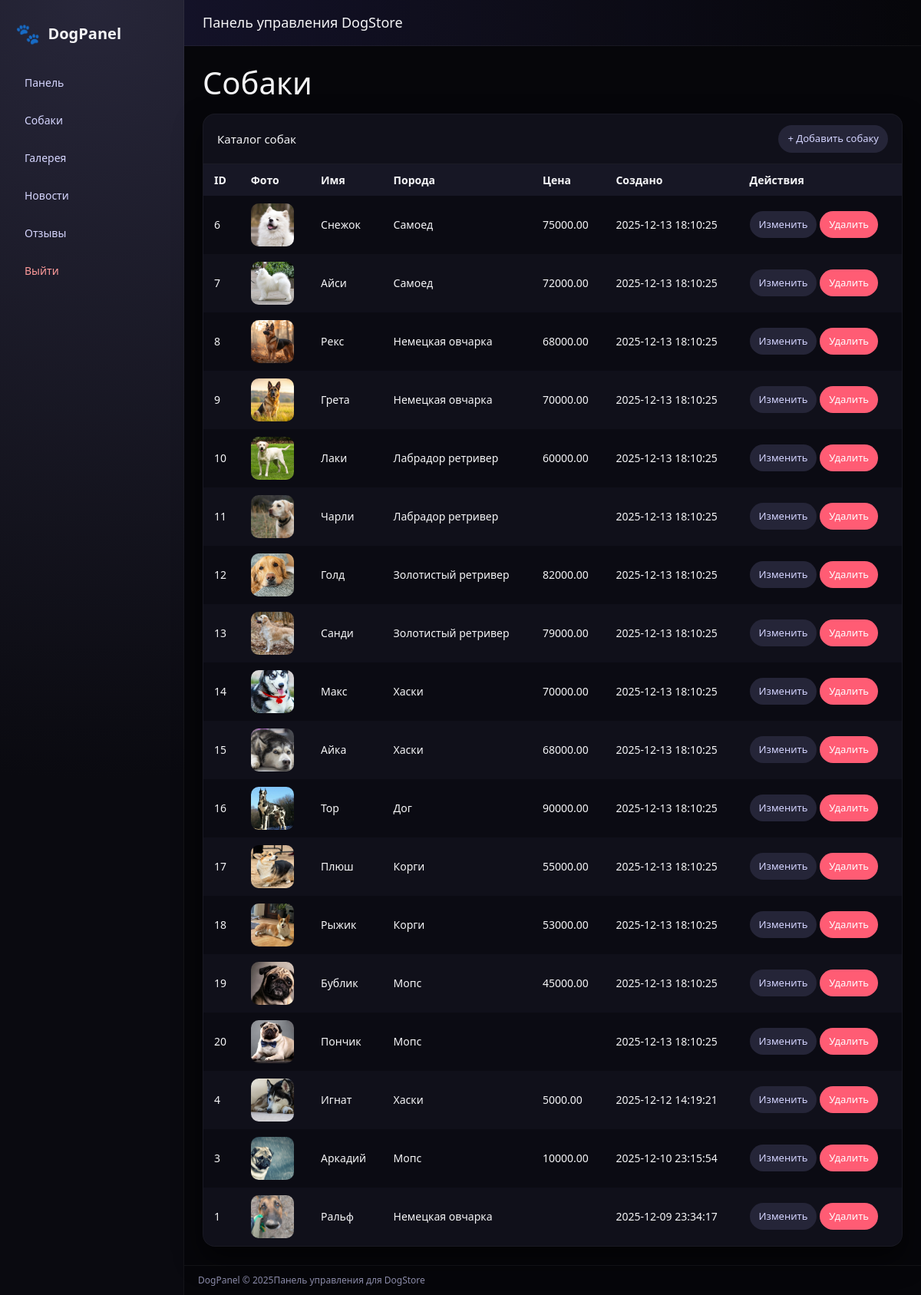
/dogpanel/dogs.php (signed in), run on the app's committed database.
### tables this page shows
CREATE TABLE `dogs` (
  `id` int(11) NOT NULL,
  `name` varchar(100) NOT NULL,
  `breed_id` int(11) DEFAULT NULL,
  `age` int(11) DEFAULT NULL,
  `price` decimal(10,2) DEFAULT NULL,
  `description` text,
  `main_photo` varchar(255) DEFAULT NULL,
  `created_at` datetime DEFAULT CURRENT_TIMESTAMP
);

CREATE TABLE `breeds` (
  `id` int(11) NOT NULL,
  `name` varchar(100) NOT NULL,
  `slug` varchar(80) DEFAULT NULL,
  `image_url` varchar(255) DEFAULT NULL,
  `short_desc` varchar(255) DEFAULT NULL,
  `content_html` mediumtext
);

### dogpanel/config.php (called while the page is built, shortened)
<?php
function h($str) {
    return htmlspecialchars($str, ENT_QUOTES | ENT_SUBSTITUTE, 'UTF-8');
}

### dogpanel/dogs.php (the view, shortened to what this page needs)
<?php
require_once __DIR__ . '\config.php';
$stmt = $pdo->query("SELECT d.*, b.name AS breed_name
                     FROM dogs d
                     LEFT JOIN breeds b ON d.breed_id = b.id
                     ORDER BY d.created_at DESC");
$dogs = $stmt->fetchAll();
include __DIR__ . '/header.php';
?>
<h1 style="margin-bottom:16px;">Собаки</h1>
<div class="table-wrapper">
    <div class="table-wrapper-heading">
        <div class="table-wrapper-title">Каталог собак</div>
        <div class="table-actions">
            <a href="dogs_add.php" class="btn btn-secondary">+ Добавить собаку</a>
        </div>
    </div>
    <table>
        <thead>
            <tr>
                <th>ID</th>
                <th>Фото</th>
                <th>Имя</th>
                <th>Порода</th>
                <th>Цена</th>
                <th>Создано</th>
                <th>Действия</th>
            </tr>
        </thead>
        <tbody>
        <?php if (!$dogs): ?>
            <tr><td colspan="7">Пока нет собак в каталоге.</td></tr>
        <?php else: ?>
            <?php foreach ($dogs as $d): ?>
                <tr>
                    <td><?php echo (int)$d['id']; ?></td>
                    <td>
                        <?php if (!empty($d['main_photo'])): ?>
                            <img src="uploads/dogs/<?php echo h($d['main_photo']); ?>" alt="" style="width:56px;height:56px;object-fit:cover;border-radius:10px;">
                        <?php else: ?>
                            —
                        <?php endif; ?>
                    </td>
                    <td><?php echo h($d['name']); ?></td>
                    <td><?php echo h($d['breed_name'] ?? '—'); ?></td>
                    <td><?php echo h($d['price']); ?></td>
                    <td><?php echo h($d['created_at']); ?></td>
                    <td>
                        <a class="btn btn-secondary" href="dogs_edit.php?id=<?php echo (int)$d['id']; ?>">Изменить</a>
                        <a class="btn btn-danger" href="dogs_delete.php?id=<?php echo (int)$d['id']; ?>" onclick="return confirm('Удалить эту собаку?');">Удалить</a>
                    </td>
                </tr>
            <?php endforeach; ?>
        <?php endif; ?>
        </tbody>
    </table>
</div>
<?php include __DIR__ . '/footer.php'; ?>

### dogpanel/header.php (shortened to what this page needs)
<?php
require_once __DIR__ . '/config.php';
?>
<!DOCTYPE html>
<html lang="ru">
<head>
<link href="https://cdn.jsdelivr.net/npm/bootstrap@5.3.3/dist/css/bootstrap.min.css" rel="stylesheet">
    <link rel="stylesheet" href="assets/style.css">
</head>
<body>
<div class="layout">
    <aside class="sidebar">
        <div class="logo">
            <span class="logo-icon">🐾</span>
            <span class="logo-text">DogPanel</span>
        </div>
        <?php if (!empty($_SESSION['user_id'])): ?>
        <nav class="nav">
            <a href="dashboard.php" class="nav-item">Панель</a>
            <a href="dogs.php" class="nav-item">Собаки</a>
	<a href="gallery.php" class="nav-item">Галерея</a>
            <a href="news.php" class="nav-item">Новости</a>
            <a href="reviews.php" class="nav-item">Отзывы</a>
            <a href="logout.php" class="nav-item nav-item--danger">Выйти</a>
        </nav>
        <?php endif; ?>
    </aside>
    <main class="main">
        <header class="topbar">
            <div class="topbar-title">Панель управления DogStore</div>
        </header>
        <section class="content">

### dogpanel/footer.php
        </section>
        <footer class="footer">
            <span>DogPanel &copy; <?php echo date('Y'); ?>Панель управления для DogStore</span>
        </footer>
    </main>
</div>
</body>
</html>

### dogpanel/assets/style.css (style rules this page uses)
* { box-sizing: border-box; margin: 0; padding: 0; }
body { font-family: system-ui, -apple-system, BlinkMacSystemFont, "Segoe UI", sans-serif; background: #06060a; color: #f5f5f7; }
a { color: inherit; text-decoration: none; }
.layout { display: flex; min-height: 100vh; }
.sidebar { width: 240px; background: radial-gradient(circle at top, #272639 0, #0a0a10 60%); padding: 24px 20px; border-right: 1px solid rgba(255,255,255,0.04); display: flex; flex-direction: column; gap: 24px; }
.logo { display: flex; align-items: center; gap: 10px; font-weight: 600; font-size: 20px; }
.logo-icon { font-size: 26px; }
.nav { display: flex; flex-direction: column; gap: 8px; }
.nav-item { padding: 10px 12px; border-radius: 10px; font-size: 14px; color: #d6d6ff; background: transparent; transition: background 0.15s ease, transform 0.1s ease; }
.nav-item--danger { color: #ff9b9b; }
.main { flex: 1; display: flex; flex-direction: column; }
.topbar { padding: 16px 24px; border-bottom: 1px solid rgba(255,255,255,0.05); background: linear-gradient(to right, rgba(120, 108, 255, 0.12), transparent); }
.topbar-title { font-size: 18px; font-weight: 500; }
.content { padding: 24px; flex: 1; }
.table-wrapper { background: #10101a; border-radius: 16px; border: 1px solid rgba(255,255,255,0.04); overflow: hidden; box-shadow: 0 16px 35px rgba(0,0,0,0.6); }
.table-wrapper-heading { padding: 14px 18px; border-bottom: 1px solid rgba(255,255,255,0.05); display: flex; justify-content: space-between; align-items: center; }
.table-wrapper-title { font-size: 15px; font-weight: 500; }
.table-actions { display: flex; gap: 8px; }
table { width: 100%; border-collapse: collapse; font-size: 14px; }
thead { background: #171725; }
th, td { padding: 10px 14px; text-align: left; }
tbody tr:nth-child(even) { background: #10101a; }
tbody tr:nth-child(odd) { background: #0b0b13; }
.btn { display: inline-flex; align-items: center; justify-content: center; padding: 8px 12px; font-size: 13px; border-radius: 999px; border: none; cursor: pointer; background: #8e7bff; color: #fdfdff; transition: background 0.15s ease, transform 0.08s ease, box-shadow 0.1s ease; }
.btn-secondary { background: #252538; color: #d4d4ff; }
.btn-danger { background: #ff5c74; }
.footer { padding: 10px 18px; border-top: 1px solid rgba(255,255,255,0.05); font-size: 12px; color: #8a8aa8; }

### data on the page
dogs: id "6", main_photo (picture), name "Снежок", breed.name "Самоед", price "75000.00", created_at "2025-12-13 18:10:25"
dogs: id "7", main_photo (picture), name "Айси", breed.name "Самоед", price "72000.00", created_at "2025-12-13 18:10:25"
dogs: id "8", main_photo (picture), name "Рекс", breed.name "Немецкая овчарка", price "68000.00", created_at "2025-12-13 18:10:25"
dogs: id "9", main_photo (picture), name "Грета", breed.name "Немецкая овчарка", price "70000.00", created_at "2025-12-13 18:10:25"
dogs: id "10", main_photo (picture), name "Лаки", breed.name "Лабрадор ретривер", price "60000.00", created_at "2025-12-13 18:10:25"
dogs: id "11", main_photo (picture), name "Чарли", breed.name "Лабрадор ретривер", created_at "2025-12-13 18:10:25"
dogs: id "12", main_photo (picture), name "Голд", breed.name "Золотистый ретривер", price "82000.00", created_at "2025-12-13 18:10:25"
dogs: id "13", main_photo (picture), name "Санди", breed.name "Золотистый ретривер", price "79000.00", created_at "2025-12-13 18:10:25"
dogs: id "14", main_photo (picture), name "Макс", breed.name "Хаски", price "70000.00", created_at "2025-12-13 18:10:25"
dogs: id "15", main_photo (picture), name "Айка", breed.name "Хаски", price "68000.00", created_at "2025-12-13 18:10:25"
dogs: id "16", main_photo (picture), name "Тор", breed.name "Дог", price "90000.00", created_at "2025-12-13 18:10:25"
dogs: id "17", main_photo (picture), name "Плюш", breed.name "Корги", price "55000.00", created_at "2025-12-13 18:10:25"
dogs: id "18", main_photo (picture), name "Рыжик", breed.name "Корги", price "53000.00", created_at "2025-12-13 18:10:25"
dogs: id "19", main_photo (picture), name "Бублик", breed.name "Мопс", price "45000.00", created_at "2025-12-13 18:10:25"
dogs: id "20", main_photo (picture), name "Пончик", breed.name "Мопс", created_at "2025-12-13 18:10:25"
dogs: id "4", main_photo (picture), name "Игнат", breed.name "Хаски", price "5000.00", created_at "2025-12-12 14:19:21"
dogs: id "3", main_photo (picture), name "Аркадий", breed.name "Мопс", price "10000.00", created_at "2025-12-10 23:15:54"
dogs: id "1", main_photo (picture), name "Ральф", breed.name "Немецкая овчарка", created_at "2025-12-09 23:34:17"
